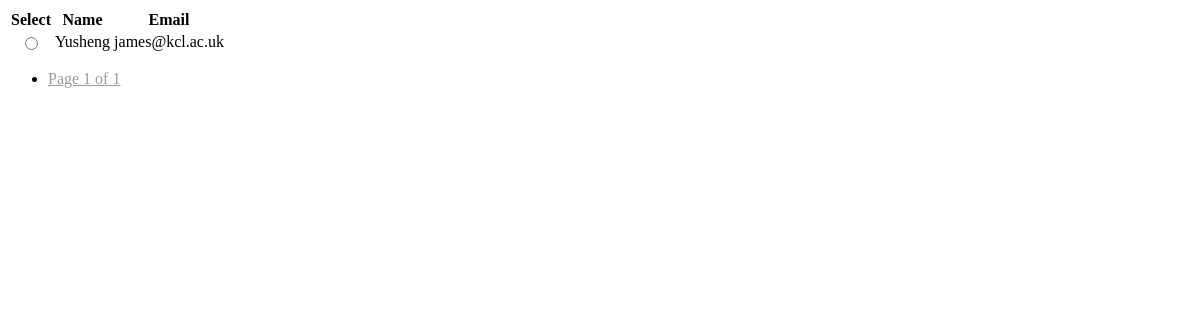
Before: /user_table/ with the older database file.
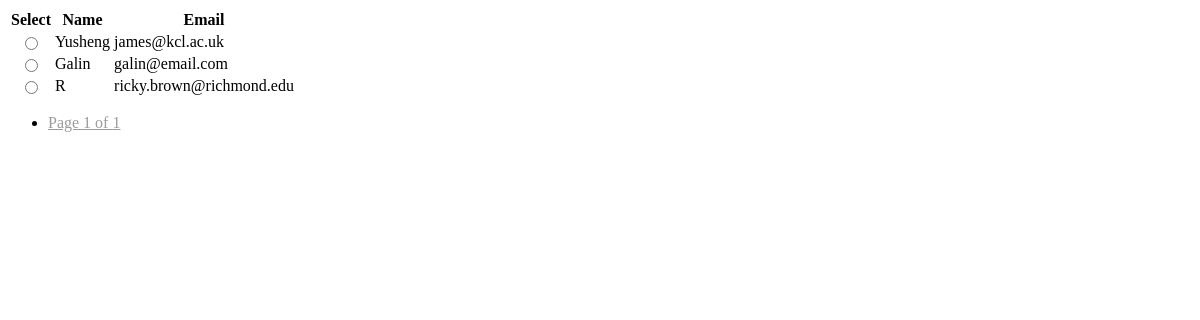
After: the same page with the newer database file.
### tracker/models.py (models this page shows, shortened)
class User(AbstractBaseUser, PermissionsMixin):
    email = models.EmailField(
        unique=True,
        max_length=50,
        blank=False,
    )
    first_name = models.CharField(max_length=50, blank=False)
    last_name = models.CharField(max_length=50, blank=False)
    is_staff = models.BooleanField(default=False)
    is_superuser = models.BooleanField(default=False)
    is_active = models.BooleanField(default=True)
    available_categories = models.ManyToManyField('Category', symmetrical = False, related_name = 'users')
    username = models.CharField(max_length=50, default=random_username, blank=True)
    trees = models.IntegerField(default=0)
    has_email_sent = models.BooleanField(default=False)
    objects = UserManager()
    USERNAME_FIELD = 'email'

### tracker/views.py (the view)
# urls.py: path('user_table/', views.user_table, name='user_table'),
def user_table(request):
  user_list = User.objects.all().order_by('id')
  if not request.user.is_superuser:
      user_list = User.objects.filter(is_staff = False).order_by('id')
  user_paginator = Paginator(user_list, 8)
  user_page_number = request.GET.get('page')
  user_page = user_paginator.get_page(user_page_number)
  return render(request, 'user_table.html', {'user_page': user_page})

### tracker/context_processors.py (called while the page is built, shortened)
def searchFunction(request):
    context = {}
    posts = Post.objects.all()
    return context

def notifications(request):
    if request.user.is_authenticated:
        return {'notifications': request.user.notifications.filter(is_read=False)
    }
    else:
        return  {'notifications': []}

### tracker/templates/user_table.html (shortened to what this page needs)
<form id="tableform" method="post">
<table class="table">
<thead>
  <tr>
    <th scope="col">Select</th>
    <th scope="col">Name</th>
    <th scope="col">Email</th>
  </tr>
</thead>
<tbody>
  {% for user in user_page %}
  <tr>
    <th scope="row"> <input class = "form-check-input" type = "radio" name = "user_pk" value = {{user.pk}}></input> </th>
    <td> {{user.first_name}}</td>
    <td> {{user.email}} </td>
  </tr>
</tbody>
{% endfor %}
</table>
</form>
<div id="user-pagination">
<nav aria-label="Page navigation example">
  <ul class="pagination pagination-sm">
    <li class="page-item disabled"><a href='#' class="page-link" style="color: #9c9a9a;">
      Page {{ user_page.number }} of {{ user_page.paginator.num_pages }}
    </a></li>
  </ul>
</nav>
</div>

Changed rows visible on the page:
added User: first_name "Galin", email "galin@email.com"
added User: first_name "R", email "ricky.brown@richmond.edu"
